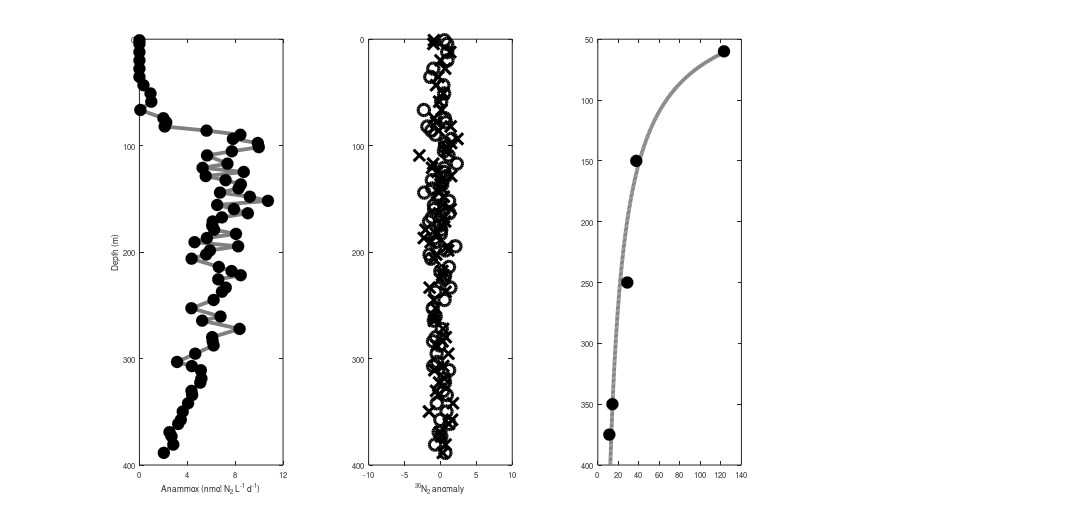

Write the MATLAB code that produced this figure. (Note: this script raises an error after producing the figure.)
%plotting amx and denit rates


%% amx data
amx=... %depth (m) / rate (nM/hr)
[1.00	0
4.40	0
12.16	0
19.92	0
27.68	0
35.44	0
43.20	0.061291823
50.96	0.168733887
58.72	0.181218434
66.48	0.014220032
74.24	0.364950654
78.12	0.408243505
82.00	0.385301625
85.89	1.023085802
89.77	1.538616019
93.65	1.425742035
97.53	1.805163285
101.41	1.819963041
105.29	1.40955005
109.17	1.030946255
116.93	1.34198321
120.81	0.963239583
124.69	1.590820425
128.57	1.011119445
132.45	1.31365215
136.33	1.546254489
140.21	1.510745825
144.09	1.228977354
147.97	1.682914332
151.85	1.959582504
155.73	1.184672151
159.61	1.441363343
163.49	1.653004552
167.37	1.257019641
171.25	1.116538631
175.13	1.109509916
179.01	1.137752311
182.89	1.472156293
186.77	1.028505407
190.65	0.840498268
194.54	1.504812208
198.42	1.074176383
202.30	1.017360124
206.18	0.795562039
213.94	1.210661677
217.82	1.404961235
221.70	1.544223753
225.58	1.201476072
233.34	1.3161174
237.22	1.257947619
244.98	1.130870218
252.74	0.792257837
260.50	1.236151416
264.38	0.956772122
272.14	1.527169067
279.90	1.108913039
283.78	1.116595757
287.66	1.131106567
295.42	0.850614594
303.19	0.573510754
307.07	0.799470958
310.95	0.936471782
318.71	0.945001782
322.59	0.927567182
330.35	0.793542421
334.23	0.80340706
341.99	0.74148369
349.75	0.660605126
357.51	0.63121707
361.39	0.590708544
369.15	0.458420375
373.03	0.488803004
380.79	0.516213532
388.55	0.372347107
400.00	0.797199028];

amx=amx(1:end-1,:); %bottom one is anomolously high beam area --> throw out
%convert to rate per day
%amxrate=24*amx(:,2);
amxrate=5.48*amx(:,2); %% correcting for conversion error
amxdepth=amx(:,1);
%% denit 15NO2
denit1=... %depth IGNORE IGNORE beam30 anomaly
    [1.00	9.52E-04	9.52E-04	5.51E-01
4.40	9.54E-04	9.54E-04	9.45E-01
12.16	9.54E-04	9.54E-04	9.44E-01
19.92	9.55E-04	9.54E-04	9.79E-01
27.68	9.47E-04	9.45E-04	-9.90E-01
35.44	9.45E-04	9.43E-04	-1.41E+00
43.20	9.53E-04	9.51E-04	4.07E-01
50.96	9.54E-04	9.52E-04	5.23E-01
58.72	9.53E-04	9.50E-04	1.05E-01
66.48	9.42E-04	9.40E-04	-2.31E+00
74.24	9.55E-04	9.52E-04	6.17E-01
78.12	9.56E-04	9.53E-04	7.63E-01
82.00	9.45E-04	9.42E-04	-1.82E+00
85.89	9.48E-04	9.44E-04	-1.28E+00
89.77	9.50E-04	9.47E-04	-6.97E-01
93.65	9.60E-04	9.56E-04	1.53E+00
97.53	9.57E-04	9.52E-04	6.43E-01
101.41	9.57E-04	9.52E-04	6.14E-01
105.29	9.56E-04	9.52E-04	4.90E-01
109.17	9.59E-04	9.55E-04	1.14E+00
116.93	9.64E-04	9.59E-04	2.28E+00
120.81	9.57E-04	9.52E-04	5.49E-01
124.69	9.57E-04	9.52E-04	5.01E-01
128.57	9.59E-04	9.53E-04	7.98E-01
132.45	9.50E-04	9.44E-04	-1.19E+00
136.33	9.57E-04	9.51E-04	2.54E-01
140.21	9.51E-04	9.45E-04	-1.13E+00
144.09	9.46E-04	9.40E-04	-2.26E+00
147.97	9.54E-04	9.48E-04	-3.74E-01
151.85	9.61E-04	9.55E-04	1.20E+00
155.73	9.52E-04	9.46E-04	-9.01E-01
159.61	9.53E-04	9.46E-04	-8.78E-01
163.49	9.62E-04	9.55E-04	1.25E+00
167.37	9.52E-04	9.45E-04	-1.18E+00
171.25	9.50E-04	9.43E-04	-1.59E+00
175.13	9.57E-04	9.49E-04	-8.18E-02
179.01	9.58E-04	9.50E-04	9.73E-02
182.89	9.58E-04	9.50E-04	6.33E-02
186.77	9.54E-04	9.46E-04	-7.78E-01
190.65	9.55E-04	9.46E-04	-7.41E-01
194.54	9.67E-04	9.59E-04	2.09E+00
198.42	9.61E-04	9.53E-04	7.23E-01
202.30	9.52E-04	9.43E-04	-1.52E+00
206.18	9.53E-04	9.44E-04	-1.31E+00
213.94	9.64E-04	9.55E-04	1.19E+00
217.82	9.59E-04	9.50E-04	-1.60E-02
221.70	9.62E-04	9.52E-04	6.56E-01
225.58	9.61E-04	9.52E-04	5.24E-01
233.34	9.66E-04	9.56E-04	1.39E+00
237.22	9.57E-04	9.47E-04	-7.11E-01
244.98	9.62E-04	9.52E-04	5.70E-01
252.74	9.56E-04	9.45E-04	-1.07E+00
260.50	9.58E-04	9.47E-04	-6.63E-01
264.38	9.57E-04	9.46E-04	-9.13E-01
272.14	9.62E-04	9.50E-04	1.85E-01
279.90	9.59E-04	9.47E-04	-6.43E-01
283.78	9.57E-04	9.45E-04	-1.03E+00
287.66	9.61E-04	9.49E-04	-1.02E-01
295.42	9.60E-04	9.47E-04	-5.30E-01
303.19	9.60E-04	9.48E-04	-4.67E-01
307.07	9.58E-04	9.45E-04	-1.03E+00
310.95	9.68E-04	9.55E-04	1.21E+00
318.71	9.65E-04	9.52E-04	5.38E-01
322.59	9.66E-04	9.52E-04	6.32E-01
330.35	9.65E-04	9.51E-04	3.85E-01
334.23	9.68E-04	9.53E-04	8.87E-01
341.99	9.62E-04	9.47E-04	-5.14E-01
349.75	9.68E-04	9.53E-04	8.42E-01
357.51	9.65E-04	9.50E-04	-1.65E-02
361.39	9.70E-04	9.55E-04	1.27E+00
369.15	9.64E-04	9.49E-04	-2.44E-01
373.03	9.66E-04	9.50E-04	1.23E-01
380.79	9.63E-04	9.46E-04	-7.48E-01
388.55	9.69E-04	9.53E-04	6.88E-01
400.00	1.01E-03	9.93E-04	1.01E+01];
anom1=denit1(:,end);
d_1=denit1(:,1);
%% denit 46N2O
denit2 = ...%depth IGNORE IGNORE beam30 anomaly
    [1.00	0.007119174	0.001270096	0.001270076	-0.905916223
4.40	0.007123301	0.001269899	0.001269813	-0.976758702
12.16	0.007124768	0.00127875	0.00127851	1.363155367
19.92	0.00712514	0.001273912	0.00127352	0.020531443
27.68	0.007122697	0.001276436	0.001275891	0.658382004
35.44	0.007120833	0.001273064	0.001272365	-0.29000854
43.20	0.007122201	0.001272048	0.001271196	-0.604583214
50.96	0.007124291	0.001275981	0.001274976	0.412379546
58.72	0.007125255	0.001273978	0.001272821	-0.167515677
66.48	0.007123221	0.001275366	0.001274056	0.164706402
74.24	0.007120881	0.001271607	0.001270143	-0.887922423
78.12	0.007121861	0.001272798	0.001271258	-0.588076424
82.00	0.007124113	0.001280382	0.001278766	1.431806446
85.89	0.007120625	0.001274286	0.001272593	-0.22874193
93.65	0.007124393	0.001284013	0.001282243	2.367339254
97.53	0.007124515	0.001280853	0.001279007	1.49673671
101.41	0.007120737	0.001278633	0.001276711	0.878970155
105.29	0.007121673	0.001278671	0.001276672	0.868532185
109.17	0.007119124	0.001264619	0.001262543	-2.93245599
116.93	0.007118183	0.001271835	0.001269683	-1.011784968
120.81	0.007119151	0.001271405	0.0012691	-1.168517451
124.69	0.007121088	0.001274303	0.001271921	-0.409458073
128.57	0.007122174	0.001281486	0.001279028	1.502361774
132.45	0.007122203	0.001276233	0.001273698	0.06859837
136.33	0.007119646	0.001276096	0.001273485	0.011205909
140.21	0.007120138	0.001276976	0.001274289	0.227398253
144.09	0.007122731	0.001275402	0.001272638	-0.2167846
147.97	0.007122461	0.001278004	0.001275164	0.462792356
155.73	0.007121241	0.001277693	0.001274775	0.358311819
159.61	0.007122781	0.001281757	0.001278763	1.431117861
163.49	0.007123521	0.001275871	0.001272801	-0.172966884
167.37	0.00712381	0.00127847	0.001275323	0.50573912
171.25	0.007120682	0.001279096	0.001275872	0.653450001
175.13	0.007123328	0.001277389	0.001274089	0.173801049
179.01	0.007118972	0.001269069	0.001265692	-2.08526229
182.89	0.007122271	0.001274665	0.001271212	-0.600363055
186.77	0.007117433	0.001268382	0.001264852	-2.311284591
190.65	0.007120492	0.001271966	0.001268361	-1.367470058
194.54	0.007125023	0.001280707	0.001277025	0.963441504
198.42	0.007124803	0.001281208	0.001277449	1.07766207
202.30	0.007122451	0.001275104	0.001271269	-0.584961156
206.18	0.007117732	0.001274041	0.001270129	-0.891575547
217.82	0.007120042	0.001278403	0.001274415	0.261364656
221.70	0.007121689	0.00127843	0.001274365	0.247858238
225.58	0.007120832	0.001277497	0.001273279	-0.04428283
233.34	0.007117792	0.001272145	0.001267851	-1.504643665
237.22	0.007122824	0.001280469	0.001276099	0.714347699
244.98	0.007122807	0.001274525	0.001270078	-0.905351064
252.74	0.007121434	0.001275619	0.001271019	-0.652265295
260.50	0.007124247	0.001274747	0.00127007	-0.907589886
264.38	0.007120496	0.001274947	0.001270118	-0.894763241
272.14	0.007122514	0.001279798	0.001274816	0.369131403
279.90	0.007123052	0.001281346	0.00127621	0.74426837
283.78	0.007125879	0.001279764	0.001274551	0.298053058
287.66	0.007123371	0.001276807	0.001271442	-0.53849011
295.42	0.007127398	0.001283088	0.00127757	1.110056889
307.07	0.007122596	0.001280511	0.001274916	0.396290411
310.95	0.007121219	0.001275984	0.001270313	-0.842132564
318.71	0.007124036	0.001281257	0.001275433	0.5352915
322.59	0.007122247	0.001278777	0.0012728	-0.17319187
330.35	0.007123494	0.001277228	0.001271175	-0.61039025
334.23	0.007122051	0.001278443	0.001272313	-0.304210288
341.99	0.007125993	0.001286181	0.001279898	1.736358674
349.75	0.007124378	0.001273912	0.001267552	-1.585027358
357.51	0.007121719	0.001285961	0.001279448	1.615368529
361.39	0.007125583	0.001284358	0.001277768	1.163525676
369.15	0.007123374	0.001279971	0.001273229	-0.057683452
373.03	0.007124178	0.001280638	0.001273743	0.080573288
380.79	0.007124594	0.001283165	0.001276117	0.719266312
388.55	0.0071217	0.001281803	0.001274678	0.33225537];

anom2=denit2(:,end);
d_2=denit2(:,1);
%% plotting

figure(1)
clf

set(gcf,'PaperSize',[20 10])
set(gcf,'PaperPosition',[.25 .25 19.5 9.5])

subplot(1,4,1)
fontsize=28;
set(gca,'fontSize',fontsize,'fontName','Calibri')
plot(amxrate,amxdepth,'-','lineWidth',5,'Color',[.5 .5 .5]); hold on
plot(amxrate,amxdepth,'ko','MarkerFaceColor',[0 0 0],'MarkerSize',15); axis ij
hold on;
%hline(25,'r-');
%hline(75,'r-');

ylabel('Depth (m)')
xlabel('Anammox (nmol N_2 L^-^1 d^-^1)')
set(gca,'YLim',[0 400],'YTick',0:100:400,'XLim',[0 12],'XTick',0:4:12)

subplot(1,4,2)
set(gca,'fontSize',fontsize,'fontName','Calibri')
plot(anom1,d_1,'ko','lineWidth',4,'MarkerSize',15); axis ij
hold on;
plot(anom2,d_2,'kx','lineWidth',4,'MarkerSize',15);
set(gca,'YLim',[0 400],'YTick',0:100:400,'XLim',[-10 10])
%hline(25,'r-');
%hline(75,'r-');
%hv=vline(0,'-');
%set(hv,'lineWidth',5,'Color',[.5 .5 .5])
xlabel('^3^0N_2 anomaly')


% subplot(1,4,2)
% set(gca,'fontSize',fontsize,'fontName','Calibri')
% hold on;
% set(gca,'YLim',[0 400],'YTick',0:100:400,'XLim',[-10 10])
% hline(25,'r-');
% hline(75,'r-');
% hv=vline(0,'-');
% set(hv,'lineWidth',5,'Color',[.5 .5 .5])
% xlabel('^3^0N_2 anomaly (^4^6N_2O)')

%print('-depsc','Nlossrates.eps')

%plotting nitrate redux and nitrite reox rates

%% data
no3red=... %depth(m) rate(nM/d) error(nM/d)
    [60	123     19
    150	37.5	5.35
    250	28.75	2.45
    350	14.25	3.15
    375	11.25	2.55];

io3=... %depth(m) rate(nM/d) error(nM/d)
    [60	56.4	18.2
    150	36      19.4
    250	0       0
    350	0       0
    375	24.8	7.2];

noio3=... %depth(m) rate(nM/d) error(nM/d)
    [60	26.6	6.3
    150	6.4     1.1
    250	0       0
    350	0       0
    375	17.9	5.3];


%% plotting

% figure(1)
% clf

% set(gcf,'PaperSize',[20 15])
% set(gcf,'PaperPosition',[.25 .25 19.5 14.5])

subplot(1,4,3)
fontsize=60;
set(gca,'fontSize',fontsize,'fontName','Calibri')
y=60:1:400;
x=38051/2*(y).^-1.227;
plot(x,y,'-','lineWidth',5,'Color',[.5 .5 .5])
hold on
plot(no3red(:,2),no3red(:,1),'ko','MarkerFaceColor',[0 0 0],'MarkerSize',15); axis ij
hno3=herrorbar(no3red(:,2),no3red(:,1),no3red(:,3));
set(hno3(2),'LineStyle','none')
set(hno3(1),'MarkerFaceColor','none','markerSize',20,'lineWidth',3,'Color',[0 0 0]);
%hline(25,'r-');
%hline(60,'r-');


%ylabel('Depth (m)')
xlabel('Nitrate reduction (nmol N L^-^1 d^-^1)')
set(gca,'YLim',[0 400],'YTick',0:100:400);%,'XLim',[0 50],'XTick',0:25:50)

subplot(1,4,4)
set(gca,'fontSize',fontsize,'fontName','Calibri')

y=60:1:400;
for nj=1:length(y)
    if y(nj) < 125
        x(nj) = 30; %nmol/L/d
    elseif y(nj) < 200
        x(nj) = 7;
    elseif y(nj) < 350
        x(nj) = 0;
    else
        x(nj) = 20;
    end
end

plot(x,y,'-','lineWidth',5,'Color',[.5 .5 .5])
hold on
x1=plot(io3(:,2),io3(:,1),'ko','MarkerFaceColor',[0 0 1],'MarkerSize',15); axis ij

x2=plot(noio3(:,2),noio3(:,1),'ko','MarkerFaceColor',[0 0 0],'MarkerSize',15);

hio3=herrorbar(io3(:,2),io3(:,1),io3(:,3));
set(hio3(2),'LineStyle','none')
set(hio3(1),'MarkerFaceColor','none','markerSize',20,'lineWidth',3,'Color',[0 0 1]);

hnoio3=herrorbar(noio3(:,2),noio3(:,1),noio3(:,3));
set(hnoio3(2),'LineStyle','none')
set(hnoio3(1),'MarkerFaceColor','none','markerSize',20,'lineWidth',3,'Color',[0 0 0]);

set(gca,'YLim',[0 400],'YTick',0:100:400,'XLim',[0 80])
%hline(25,'r-');
%hline(60,'r-');
% hv=vline(0,'-');
% set(hv,'lineWidth',5,'Color',[.5 .5 .5])
xlabel('Nitrite oxidation (nmol N L^-^1 d^-^1)')
hl=legend([x2 x1],'- IO_3^-','+ IO_3^-','location','SouthEast');
set(hl,'box','off')

% print('-depsc','PUMPrates_figure.eps')

